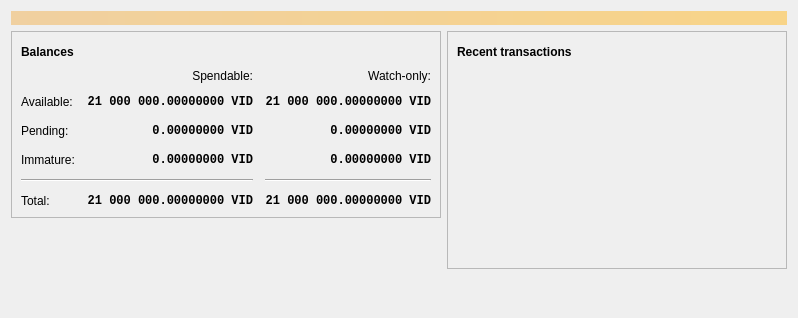
<?xml version="1.0" encoding="UTF-8"?>
<ui version="4.0">
 <class>OverviewPage</class>
 <widget class="QWidget" name="OverviewPage">
  <property name="geometry">
   <rect>
    <x>0</x>
    <y>0</y>
    <width>798</width>
    <height>318</height>
   </rect>
  </property>
  <property name="windowTitle">
   <string>Form</string>
  </property>
  <layout class="QVBoxLayout" name="topLayout">
   <item>
    <widget class="QLabel" name="labelAlerts">
     <property name="visible">
      <bool>false</bool>
     </property>
     <property name="styleSheet">
      <string notr="true">QLabel { background-color: qlineargradient(x1: 0, y1: 0, x2: 1, y2: 0, stop:0 #F0D0A0, stop:1 #F8D488); color:#000000; }</string>
     </property>
     <property name="wordWrap">
      <bool>true</bool>
     </property>
     <property name="margin">
      <number>3</number>
     </property>
     <property name="textInteractionFlags">
      <set>Qt::TextSelectableByMouse</set>
     </property>
    </widget>
   </item>
   <item>
    <layout class="QHBoxLayout" name="horizontalLayout" stretch="1,1">
     <item>
      <layout class="QVBoxLayout" name="verticalLayout_2">
       <item>
        <widget class="QFrame" name="frame">
         <property name="frameShape">
          <enum>QFrame::StyledPanel</enum>
         </property>
         <property name="frameShadow">
          <enum>QFrame::Raised</enum>
         </property>
         <layout class="QVBoxLayout" name="verticalLayout_4">
          <item>
           <layout class="QHBoxLayout" name="horizontalLayout_4">
            <item>
             <widget class="QLabel" name="label_5">
              <property name="font">
               <font>
                <weight>75</weight>
                <bold>true</bold>
               </font>
              </property>
              <property name="text">
               <string>Balances</string>
              </property>
             </widget>
            </item>
            <item>
             <widget class="QPushButton" name="labelWalletStatus">
              <property name="enabled">
               <bool>true</bool>
              </property>
              <property name="maximumSize">
               <size>
                <width>30</width>
                <height>16777215</height>
               </size>
              </property>
              <property name="toolTip">
               <string>The displayed information may be out of date. Your wallet automatically synchronizes with the VIDCoin network after a connection is established, but this process has not completed yet.</string>
              </property>
              <property name="text">
               <string/>
              </property>
              <property name="icon">
               <iconset resource="../vidcoin.qrc">
                <normaloff>:/icons/warning</normaloff>
                <disabledoff>:/icons/warning</disabledoff>:/icons/warning</iconset>
              </property>
              <property name="iconSize">
               <size>
                <width>24</width>
                <height>24</height>
               </size>
              </property>
              <property name="flat">
               <bool>true</bool>
              </property>
             </widget>
            </item>
            <item>
             <spacer name="horizontalSpacer_3">
              <property name="orientation">
               <enum>Qt::Horizontal</enum>
              </property>
              <property name="sizeHint" stdset="0">
               <size>
                <width>40</width>
                <height>20</height>
               </size>
              </property>
             </spacer>
            </item>
           </layout>
          </item>
          <item>
           <layout class="QGridLayout" name="gridLayout">
            <property name="spacing">
             <number>12</number>
            </property>
            <item row="2" column="2">
             <widget class="QLabel" name="labelWatchPending">
              <property name="font">
               <font>
                <family>Monospace</family>
                <weight>75</weight>
                <bold>true</bold>
               </font>
              </property>
              <property name="cursor">
               <cursorShape>IBeamCursor</cursorShape>
              </property>
              <property name="toolTip">
               <string>Unconfirmed transactions to watch-only addresses</string>
              </property>
              <property name="text">
               <string notr="true">0.00000000 VID</string>
              </property>
              <property name="alignment">
               <set>Qt::AlignRight|Qt::AlignTrailing|Qt::AlignVCenter</set>
              </property>
              <property name="textInteractionFlags">
               <set>Qt::LinksAccessibleByMouse|Qt::TextSelectableByKeyboard|Qt::TextSelectableByMouse</set>
              </property>
             </widget>
            </item>
            <item row="2" column="1">
             <widget class="QLabel" name="labelUnconfirmed">
              <property name="font">
               <font>
                <family>Monospace</family>
                <weight>75</weight>
                <bold>true</bold>
               </font>
              </property>
              <property name="cursor">
               <cursorShape>IBeamCursor</cursorShape>
              </property>
              <property name="toolTip">
               <string>Total of transactions that have yet to be confirmed, and do not yet count toward the spendable balance</string>
              </property>
              <property name="text">
               <string notr="true">0.00000000 VID</string>
              </property>
              <property name="alignment">
               <set>Qt::AlignRight|Qt::AlignTrailing|Qt::AlignVCenter</set>
              </property>
              <property name="textInteractionFlags">
               <set>Qt::LinksAccessibleByMouse|Qt::TextSelectableByKeyboard|Qt::TextSelectableByMouse</set>
              </property>
             </widget>
            </item>
            <item row="3" column="2">
             <widget class="QLabel" name="labelWatchImmature">
              <property name="font">
               <font>
                <family>Monospace</family>
                <weight>75</weight>
                <bold>true</bold>
               </font>
              </property>
              <property name="cursor">
               <cursorShape>IBeamCursor</cursorShape>
              </property>
              <property name="toolTip">
               <string>Mined balance in watch-only addresses that has not yet matured</string>
              </property>
              <property name="text">
               <string notr="true">0.00000000 VID</string>
              </property>
              <property name="alignment">
               <set>Qt::AlignRight|Qt::AlignTrailing|Qt::AlignVCenter</set>
              </property>
              <property name="textInteractionFlags">
               <set>Qt::LinksAccessibleByMouse|Qt::TextSelectableByKeyboard|Qt::TextSelectableByMouse</set>
              </property>
             </widget>
            </item>
            <item row="4" column="0" colspan="2">
             <widget class="Line" name="line">
              <property name="orientation">
               <enum>Qt::Horizontal</enum>
              </property>
             </widget>
            </item>
            <item row="4" column="2">
             <widget class="Line" name="lineWatchBalance">
              <property name="sizePolicy">
               <sizepolicy hsizetype="Preferred" vsizetype="Fixed">
                <horstretch>0</horstretch>
                <verstretch>0</verstretch>
               </sizepolicy>
              </property>
              <property name="minimumSize">
               <size>
                <width>140</width>
                <height>0</height>
               </size>
              </property>
              <property name="orientation">
               <enum>Qt::Horizontal</enum>
              </property>
             </widget>
            </item>
            <item row="5" column="0">
             <widget class="QLabel" name="labelTotalText">
              <property name="text">
               <string>Total:</string>
              </property>
             </widget>
            </item>
            <item row="3" column="1">
             <widget class="QLabel" name="labelImmature">
              <property name="font">
               <font>
                <family>Monospace</family>
                <weight>75</weight>
                <bold>true</bold>
               </font>
              </property>
              <property name="cursor">
               <cursorShape>IBeamCursor</cursorShape>
              </property>
              <property name="toolTip">
               <string>Mined balance that has not yet matured</string>
              </property>
              <property name="text">
               <string notr="true">0.00000000 VID</string>
              </property>
              <property name="alignment">
               <set>Qt::AlignRight|Qt::AlignTrailing|Qt::AlignVCenter</set>
              </property>
              <property name="textInteractionFlags">
               <set>Qt::LinksAccessibleByMouse|Qt::TextSelectableByKeyboard|Qt::TextSelectableByMouse</set>
              </property>
             </widget>
            </item>
            <item row="2" column="3">
             <spacer name="horizontalSpacer_2">
              <property name="orientation">
               <enum>Qt::Horizontal</enum>
              </property>
              <property name="sizeHint" stdset="0">
               <size>
                <width>40</width>
                <height>20</height>
               </size>
              </property>
             </spacer>
            </item>
            <item row="3" column="0">
             <widget class="QLabel" name="labelImmatureText">
              <property name="text">
               <string>Immature:</string>
              </property>
             </widget>
            </item>
            <item row="5" column="1">
             <widget class="QLabel" name="labelTotal">
              <property name="font">
               <font>
                <family>Monospace</family>
                <weight>75</weight>
                <bold>true</bold>
               </font>
              </property>
              <property name="cursor">
               <cursorShape>IBeamCursor</cursorShape>
              </property>
              <property name="toolTip">
               <string>Your current total balance</string>
              </property>
              <property name="text">
               <string notr="true">21 000 000.00000000 VID</string>
              </property>
              <property name="alignment">
               <set>Qt::AlignRight|Qt::AlignTrailing|Qt::AlignVCenter</set>
              </property>
              <property name="textInteractionFlags">
               <set>Qt::LinksAccessibleByMouse|Qt::TextSelectableByKeyboard|Qt::TextSelectableByMouse</set>
              </property>
             </widget>
            </item>
            <item row="5" column="2">
             <widget class="QLabel" name="labelWatchTotal">
              <property name="font">
               <font>
                <family>Monospace</family>
                <weight>75</weight>
                <bold>true</bold>
               </font>
              </property>
              <property name="cursor">
               <cursorShape>IBeamCursor</cursorShape>
              </property>
              <property name="toolTip">
               <string>Current total balance in watch-only addresses</string>
              </property>
              <property name="text">
               <string notr="true">21 000 000.00000000 VID</string>
              </property>
              <property name="alignment">
               <set>Qt::AlignRight|Qt::AlignTrailing|Qt::AlignVCenter</set>
              </property>
              <property name="textInteractionFlags">
               <set>Qt::LinksAccessibleByMouse|Qt::TextSelectableByKeyboard|Qt::TextSelectableByMouse</set>
              </property>
             </widget>
            </item>
            <item row="0" column="2">
             <widget class="QLabel" name="labelWatchonly">
              <property name="text">
               <string>Watch-only:</string>
              </property>
              <property name="alignment">
               <set>Qt::AlignRight|Qt::AlignTrailing|Qt::AlignVCenter</set>
              </property>
             </widget>
            </item>
            <item row="1" column="0">
             <widget class="QLabel" name="labelBalanceText">
              <property name="text">
               <string>Available:</string>
              </property>
             </widget>
            </item>
            <item row="1" column="1">
             <widget class="QLabel" name="labelBalance">
              <property name="font">
               <font>
                <family>Monospace</family>
                <weight>75</weight>
                <bold>true</bold>
               </font>
              </property>
              <property name="cursor">
               <cursorShape>IBeamCursor</cursorShape>
              </property>
              <property name="toolTip">
               <string>Your current spendable balance</string>
              </property>
              <property name="text">
               <string notr="true">21 000 000.00000000 VID</string>
              </property>
              <property name="alignment">
               <set>Qt::AlignRight|Qt::AlignTrailing|Qt::AlignVCenter</set>
              </property>
              <property name="textInteractionFlags">
               <set>Qt::LinksAccessibleByMouse|Qt::TextSelectableByKeyboard|Qt::TextSelectableByMouse</set>
              </property>
             </widget>
            </item>
            <item row="1" column="2">
             <widget class="QLabel" name="labelWatchAvailable">
              <property name="font">
               <font>
                <family>Monospace</family>
                <weight>75</weight>
                <bold>true</bold>
               </font>
              </property>
              <property name="cursor">
               <cursorShape>IBeamCursor</cursorShape>
              </property>
              <property name="toolTip">
               <string>Your current balance in watch-only addresses</string>
              </property>
              <property name="text">
               <string notr="true">21 000 000.00000000 VID</string>
              </property>
              <property name="alignment">
               <set>Qt::AlignRight|Qt::AlignTrailing|Qt::AlignVCenter</set>
              </property>
              <property name="textInteractionFlags">
               <set>Qt::LinksAccessibleByMouse|Qt::TextSelectableByKeyboard|Qt::TextSelectableByMouse</set>
              </property>
             </widget>
            </item>
            <item row="2" column="0">
             <widget class="QLabel" name="labelPendingText">
              <property name="text">
               <string>Pending:</string>
              </property>
             </widget>
            </item>
            <item row="0" column="1">
             <widget class="QLabel" name="labelSpendable">
              <property name="text">
               <string>Spendable:</string>
              </property>
              <property name="alignment">
               <set>Qt::AlignRight|Qt::AlignTrailing|Qt::AlignVCenter</set>
              </property>
             </widget>
            </item>
           </layout>
          </item>
         </layout>
        </widget>
       </item>
       <item>
        <spacer name="verticalSpacer">
         <property name="orientation">
          <enum>Qt::Vertical</enum>
         </property>
         <property name="sizeHint" stdset="0">
          <size>
           <width>20</width>
           <height>40</height>
          </size>
         </property>
        </spacer>
       </item>
      </layout>
     </item>
     <item>
      <layout class="QVBoxLayout" name="verticalLayout_3">
       <item>
        <widget class="QFrame" name="frame_2">
         <property name="frameShape">
          <enum>QFrame::StyledPanel</enum>
         </property>
         <property name="frameShadow">
          <enum>QFrame::Raised</enum>
         </property>
         <layout class="QVBoxLayout" name="verticalLayout">
          <item>
           <layout class="QHBoxLayout" name="horizontalLayout_2">
            <item>
             <widget class="QLabel" name="label_4">
              <property name="font">
               <font>
                <weight>75</weight>
                <bold>true</bold>
               </font>
              </property>
              <property name="text">
               <string>Recent transactions</string>
              </property>
             </widget>
            </item>
            <item>
             <widget class="QPushButton" name="labelTransactionsStatus">
              <property name="enabled">
               <bool>true</bool>
              </property>
              <property name="maximumSize">
               <size>
                <width>30</width>
                <height>16777215</height>
               </size>
              </property>
              <property name="toolTip">
               <string>The displayed information may be out of date. Your wallet automatically synchronizes with the VIDCoin network after a connection is established, but this process has not completed yet.</string>
              </property>
              <property name="text">
               <string/>
              </property>
              <property name="icon">
               <iconset resource="../vidcoin.qrc">
                <normaloff>:/icons/warning</normaloff>
                <disabledoff>:/icons/warning</disabledoff>:/icons/warning</iconset>
              </property>
              <property name="iconSize">
               <size>
                <width>24</width>
                <height>24</height>
               </size>
              </property>
              <property name="flat">
               <bool>true</bool>
              </property>
             </widget>
            </item>
            <item>
             <spacer name="horizontalSpacer">
              <property name="orientation">
               <enum>Qt::Horizontal</enum>
              </property>
              <property name="sizeHint" stdset="0">
               <size>
                <width>40</width>
                <height>20</height>
               </size>
              </property>
             </spacer>
            </item>
           </layout>
          </item>
          <item>
           <widget class="QListView" name="listTransactions">
            <property name="styleSheet">
             <string notr="true">QListView { background: transparent; }</string>
            </property>
            <property name="frameShape">
             <enum>QFrame::NoFrame</enum>
            </property>
            <property name="verticalScrollBarPolicy">
             <enum>Qt::ScrollBarAlwaysOff</enum>
            </property>
            <property name="horizontalScrollBarPolicy">
             <enum>Qt::ScrollBarAlwaysOff</enum>
            </property>
            <property name="selectionMode">
             <enum>QAbstractItemView::NoSelection</enum>
            </property>
           </widget>
          </item>
         </layout>
        </widget>
       </item>
       <item>
        <spacer name="verticalSpacer_2">
         <property name="orientation">
          <enum>Qt::Vertical</enum>
         </property>
         <property name="sizeHint" stdset="0">
          <size>
           <width>20</width>
           <height>40</height>
          </size>
         </property>
        </spacer>
       </item>
      </layout>
     </item>
    </layout>
   </item>
  </layout>
 </widget>
 <resources/>
 <connections/>
</ui>
